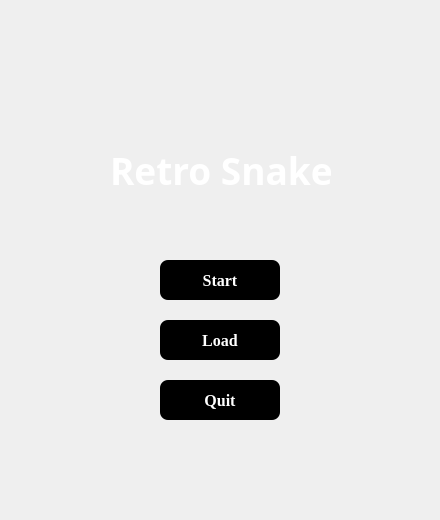
<?xml version="1.0" encoding="UTF-8"?>
<ui version="4.0">
 <class>MainWidget</class>
 <widget class="QWidget" name="MainWidget">
  <property name="geometry">
   <rect>
    <x>0</x>
    <y>0</y>
    <width>440</width>
    <height>520</height>
   </rect>
  </property>
  <property name="mouseTracking">
   <bool>false</bool>
  </property>
  <property name="contextMenuPolicy">
   <enum>Qt::DefaultContextMenu</enum>
  </property>
  <property name="windowTitle">
   <string>Retro Snaker</string>
  </property>
  <property name="styleSheet">
   <string notr="true"/>
  </property>
  <widget class="QPushButton" name="pushButtonStart">
   <property name="geometry">
    <rect>
     <x>160</x>
     <y>260</y>
     <width>120</width>
     <height>40</height>
    </rect>
   </property>
   <property name="font">
    <font>
     <family>Times New Roman</family>
     <pointsize>12</pointsize>
     <weight>75</weight>
     <bold>true</bold>
    </font>
   </property>
   <property name="cursor">
    <cursorShape>PointingHandCursor</cursorShape>
   </property>
   <property name="mouseTracking">
    <bool>true</bool>
   </property>
   <property name="styleSheet">
    <string notr="true">border-radius: 8px;
background-color: rgb(0, 0, 0);
background-color: qlineargradient(spread:pad, x1:0, 			y1:0, x2:1, y2:0, stop:0 rgba(0, 0, 0, 255), 				stop:1 rgba(200, 200, 200, 200));
color: white;
border-style: solid;</string>
   </property>
   <property name="text">
    <string>Start</string>
   </property>
  </widget>
  <widget class="QPushButton" name="pushButtonQuit">
   <property name="geometry">
    <rect>
     <x>160</x>
     <y>380</y>
     <width>120</width>
     <height>40</height>
    </rect>
   </property>
   <property name="font">
    <font>
     <family>Times New Roman</family>
     <pointsize>12</pointsize>
     <weight>75</weight>
     <bold>true</bold>
    </font>
   </property>
   <property name="cursor">
    <cursorShape>PointingHandCursor</cursorShape>
   </property>
   <property name="mouseTracking">
    <bool>true</bool>
   </property>
   <property name="contextMenuPolicy">
    <enum>Qt::NoContextMenu</enum>
   </property>
   <property name="styleSheet">
    <string notr="true">border-radius: 8px;
	background-color: rgb(0, 0, 0);
	background-color: qlineargradient(spread:pad, x1:0, 			y1:0, x2:1, y2:0, stop:0 rgba(0, 0, 0, 255), 				stop:1 rgba(200, 200, 200, 200));
	color: white;
	border-style: solid;</string>
   </property>
   <property name="text">
    <string>Quit</string>
   </property>
  </widget>
  <widget class="QLabel" name="label">
   <property name="geometry">
    <rect>
     <x>110</x>
     <y>140</y>
     <width>221</width>
     <height>60</height>
    </rect>
   </property>
   <property name="font">
    <font>
     <family>Agency FB</family>
     <pointsize>28</pointsize>
     <weight>75</weight>
     <bold>true</bold>
    </font>
   </property>
   <property name="styleSheet">
    <string notr="true">color: white;</string>
   </property>
   <property name="text">
    <string>Retro Snaker</string>
   </property>
  </widget>
  <widget class="QPushButton" name="pushButtonLoad">
   <property name="geometry">
    <rect>
     <x>160</x>
     <y>320</y>
     <width>120</width>
     <height>40</height>
    </rect>
   </property>
   <property name="font">
    <font>
     <family>Times New Roman</family>
     <pointsize>12</pointsize>
     <weight>75</weight>
     <bold>true</bold>
    </font>
   </property>
   <property name="cursor">
    <cursorShape>PointingHandCursor</cursorShape>
   </property>
   <property name="mouseTracking">
    <bool>true</bool>
   </property>
   <property name="styleSheet">
    <string notr="true">border-radius: 8px;
	background-color: rgb(0, 0, 0);
	background-color: qlineargradient(spread:pad, x1:0, 			y1:0, x2:1, y2:0, stop:0 rgba(0, 0, 0, 255), 				stop:1 rgba(200, 200, 200, 200));
	color: white;
	border-style: solid;</string>
   </property>
   <property name="text">
    <string>Load</string>
   </property>
  </widget>
 </widget>
 <layoutdefault spacing="6" margin="11"/>
 <resources/>
 <connections/>
</ui>
